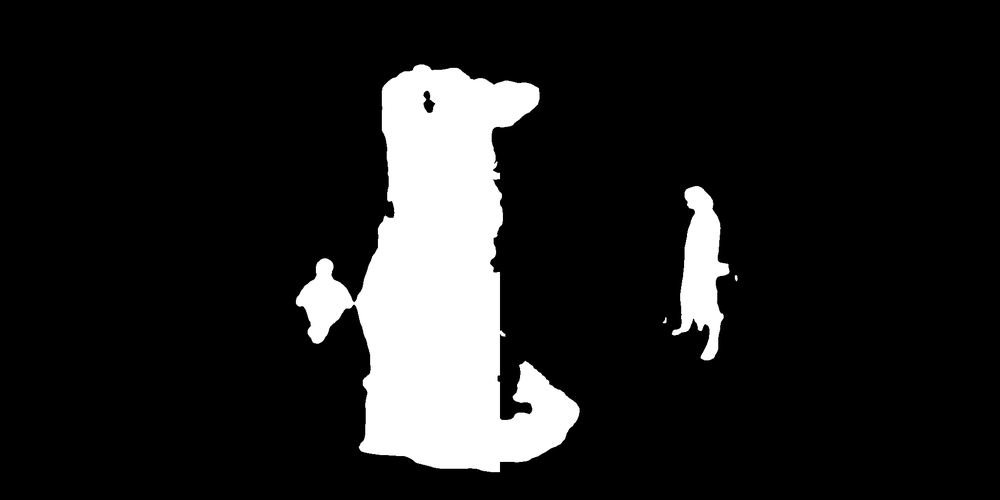
#> input picture demo/Image/tmp_OR.png, 1000 x 500 px, shrunk from 2048 x 1024 before the run, found by its file name
$ python Extract_largest.py
#> lines starting #> are read from the running program, lines starting #| are printed output that depends on the picture; after the words box and inside, x2 and y2 are one past the last pixel; in counts of white or black regions, pixels touching at a corner belong together
import cv2
import numpy as np

im = cv2.imread("./demo/Image/tmp_OR.png")
#> im is the input picture: shape (500, 1000, 3); min 0, max 255, mean 31.8
im_gray = cv2.cvtColor(im, cv2.COLOR_BGR2GRAY)
external = np.zeros(im_gray.shape).astype(im_gray.dtype)
retval, im_bw = cv2.threshold(im_gray, 127, 255, cv2.THRESH_OTSU)
#> im_bw: shape (500, 1000); 12.5% white; 4 white regions (2 under 20 px)
#> retval = 126

contours, hierarchy = cv2.findContours(im_bw, cv2.RETR_EXTERNAL, cv2.CHAIN_APPROX_SIMPLE)
#> contours = 4 contours, 2 with area under 20; largest, box (x1, y1, x2, y2) and area: (296, 64, 580, 472) 56616, (672, 186, 730, 360) 4860

areas = [cv2.contourArea(c) for c in contours]
#> areas = [5.5, 5.5, 4859.5, 56616]
max_index = np.argmax(areas)
#> max_index = 3
cnt = contours[max_index]
#> cnt = contour of 632 points, box (x1, y1, x2, y2) (296, 64, 580, 472), area 56616
cv2.drawContours(external, contours, max_index, 255, -1)
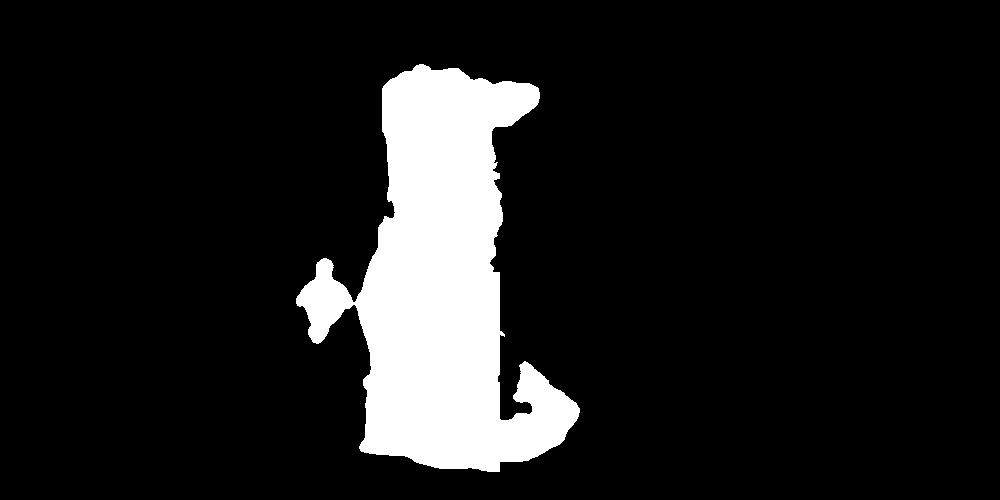
#> external: shape (500, 1000); 11.5% white; 1 white region, box (x1, y1, x2, y2) and area: (296, 64, 580, 472) 57375

cv2.imshow("external", external)
cv2.waitKey(0)
cv2.destroyAllWindows()

$ run again, with demo/Image/1_e2c.png copied over demo/Image/tmp_OR.png
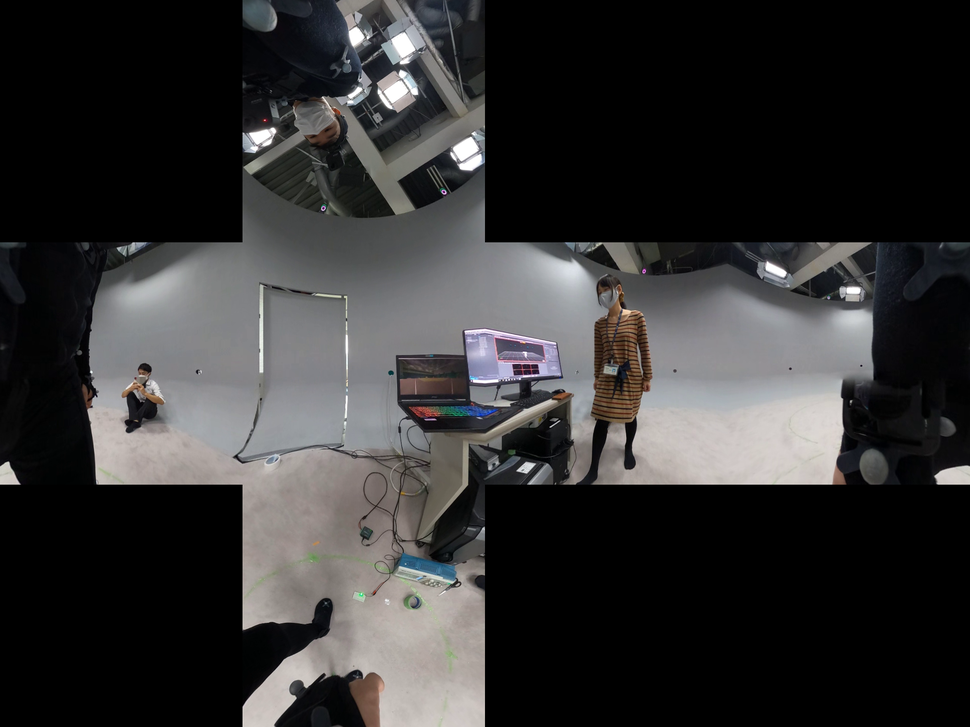
#> input picture demo/Image/1_e2c.png, 970 x 727 px, shrunk from 2000 x 1500 before the run, found by its file name
#> im is the input picture: shape (727, 970, 3); mean B, G, R 50.7, 50.5, 51.2
#> `retval, im_bw = cv2.threshold(im_gray, 127, 255, cv2.THRESH_OTSU)`:
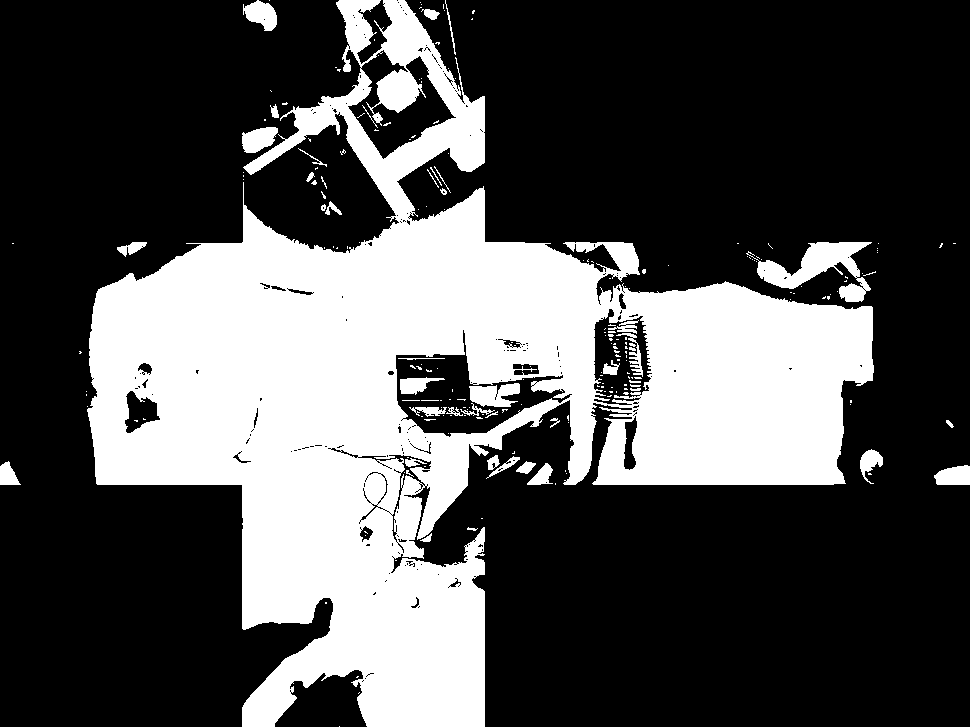
#> im_bw: shape (727, 970); 31.8% white; 218 white regions (174 under 20 px)
#> retval = 75
#> contours = 117 contours, 96 with area under 20; largest, box (x1, y1, x2, y2) and area: (87, 0, 874, 727) 231248, (746, 242, 872, 302) 2730, (243, 0, 277, 31) 622, (242, 127, 278, 153) 618, (934, 465, 970, 485) 541
#> areas = 117 values, max 231247.5 at index 114, min 0 at index 0, mean 2032.3
#> max_index = 114
#> cnt = contour of 2398 points, box (x1, y1, x2, y2) (87, 0, 874, 727), area 231248
#> `cv2.drawContours(external, contours, max_index, 255, -1)`:
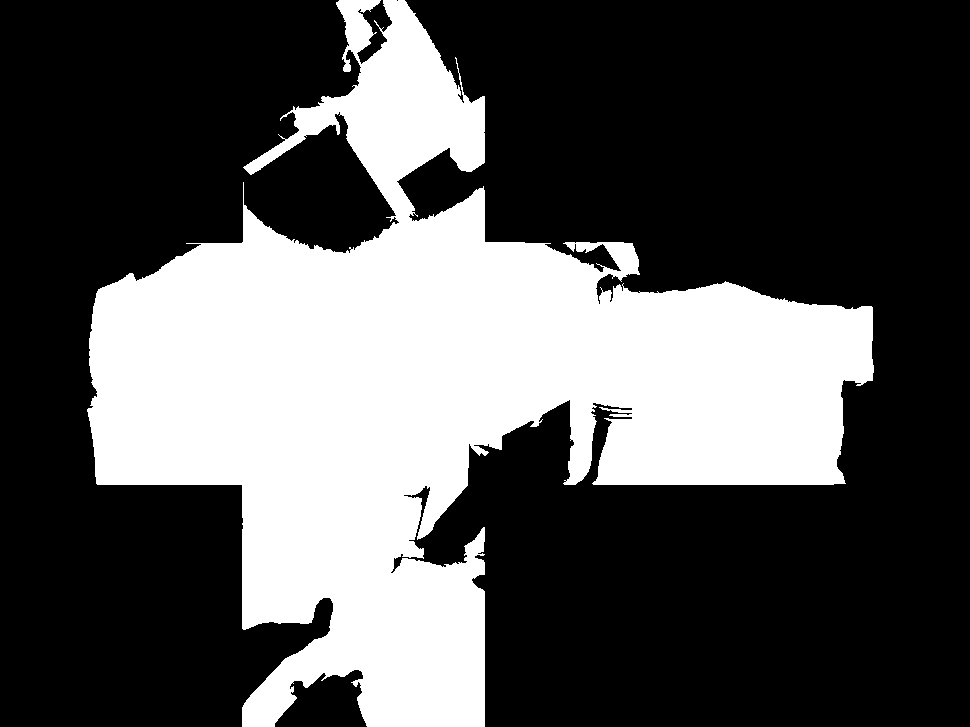
#> external: shape (727, 970); 33.2% white; 1 white region, box (x1, y1, x2, y2) and area: (87, 0, 874, 727) 234061
